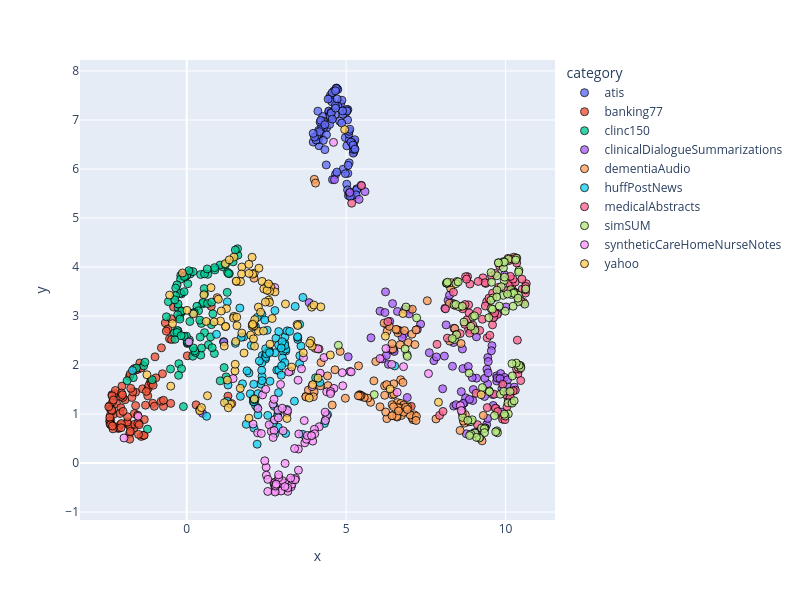

The cell this chart's notebook holds for it:
### Code cell
dimensionality_reduction_plots(file_paths="./outputsTest/*/mean_model_zero_shot_classification.csv")

### Figure 1 — Plotly figure (JSON) as saved in the notebook; plotly's stock layout.template omitted (floating-point values rounded to 4 significant figures)
{"data": [{"customdata": [["atis_199"], ["atis_12"], ["atis_115"], ["atis_276"], ["atis_188"], ["atis_137"], ["atis_177"], ["atis_106"], ["atis_100"], ["atis_267"], ["atis_112"], ["atis_126"], ["atis_120"], ["atis_239"], ["atis_101"], ["atis_153"], ["atis_13"], ["atis_101"], ["atis_136"], ["atis_212"], ["atis_230"], ["atis_112"], ["atis_122"], ["atis_156"], ["atis_232"], ["atis_3"], ["atis_171"], ["atis_187"], ["atis_151"], ["atis_10"], ["atis_154"], ["atis_425"], ["atis_185"], ["atis_25"], ["atis_148"], ["atis_134"], ["atis_188"], ["atis_193"], ["atis_129"], ["atis_109"], ["atis_180"], ["atis_275"], ["atis_124"], ["atis_10"], ["atis_210"], ["atis_118"], ["atis_206"], ["atis_138"], ["atis_15"], ["atis_227"], ["atis_13"], ["atis_218"], ["atis_20"], ["atis_150"], ["atis_110"], ["atis_164"], ["atis_116"], ["atis_152"], ["atis_132"], ["atis_144"], ["atis_128"], ["atis_117"], ["atis_217"], ["atis_17"], ["atis_168"], ["atis_15"], ["atis_10"], ["atis_100"], ["atis_130"], ["atis_111"], ["atis_150"], ["atis_544"], ["atis_145"], ["atis_108"], ["atis_270"], ["atis_209"], ["atis_118"], ["atis_117"], ["atis_304"], ["atis_128"], ["atis_101"], ["atis_210"], ["atis_204"], ["atis_157"], ["atis_11"], ["atis_268"], ["atis_116"], ["atis_148"], ["atis_112"], ["atis_198"], ["atis_125"], ["atis_0"], ["atis_128"], ["atis_129"], ["atis_199"], ["atis_105"], ["atis_257"], ["atis_108"], ["atis_153"], ["atis_11"]], "hovertemplate": "category=atis<br>x=%{x}<br>y=%{y}<br>doc_id=%{customdata[0]}<extra></extra>", "legendgroup": "atis", "marker": {"color": "#636efa", "line": {"color": "black", "width": 1}, "opacity": 0.8, "size": 8, "symbol": "circle"}, "mode": "markers", "name": "atis", "orientation": "v", "showlegend": true, "type": "scatter", "x": [5.069, 4.146, 4.136, 4.282, 5.252, 4.519, 4.262, 4.828, 5.054, 4.981, 4.393, 4.655, 5.021, 4.505, 5.158, 5.174, 5.242, 4.268, 4.974, 5.222, 4.288, 5.052, 4.457, 4.486, 4.114, 4.123, 4.376, 3.967, 5.331, 5.101, 4.453, 4.522, 5.082, 4.554, 4.868, 4.494, 5.271, 4.682, 4.136, 4.209, 4.797, 4.694, 4.265, 5.253, 4.382, 5.093, 4.534, 5.333, 4.231, 5.312, 4.716, 4.665, 4.904, 5.018, 5.223, 5.044, 5.009, 4.125, 4.063, 5.094, 4.333, 4.903, 4.183, 4.057, 4.611, 4.976, 4.74, 4.57, 5.044, 4.481, 4.089, 4.202, 5.192, 4.285, 4.661, 4.709, 5.253, 5.151, 5.028, 5.114, 4.006, 5.214, 5.062, 5.098, 5.133, 4.86, 4.331, 4.159, 4.565, 4.561, 5.278, 5.471, 4.736, 3.965, 4.689, 4.434, 4.888, 4.666, 4.666, 4.718], "xaxis": "x", "y": [5.458, 6.476, 6.788, 6.825, 6.555, 7.035, 7.072, 7.333, 7.212, 7.139, 6.849, 7.11, 6.472, 7.502, 5.515, 5.448, 6.347, 6.914, 6.641, 6.323, 6.833, 5.911, 7.169, 7.439, 7.18, 6.615, 6.083, 6.55, 5.595, 6.602, 7.182, 7.153, 6.713, 7.37, 7.403, 7.081, 6.597, 7.612, 6.658, 6.735, 6.977, 7.653, 6.978, 6.405, 6.697, 6.769, 7.141, 5.575, 6.872, 5.473, 7.635, 5.89, 5.995, 5.69, 6.4, 7.001, 7.214, 6.597, 6.642, 6.125, 6.395, 7.118, 6.957, 6.59, 7.591, 5.905, 7.286, 5.783, 5.574, 6.909, 6.687, 6.992, 6.525, 6.584, 7.298, 5.936, 6.434, 6.55, 7.183, 6.812, 6.653, 6.488, 6.075, 5.504, 5.436, 6.939, 6.906, 6.762, 7.017, 7.556, 6.405, 5.667, 7.623, 6.726, 7.645, 7.426, 7.185, 7.596, 7.241, 7.43], "yaxis": "y"}, {"customdata": [["atis_303"], ["atis_171"], ["atis_196"], ["atis_294"], ["atis_199"], ["atis_146"], ["atis_243"], ["atis_116"], ["atis_119"], ["atis_297"], ["atis_275"], ["atis_159"], ["atis_299"], ["atis_245"], ["atis_146"], ["atis_194"], ["atis_143"], ["atis_170"], ["atis_15"], ["atis_283"], ["atis_234"], ["atis_220"], ["atis_222"], ["atis_211"], ["atis_410"], ["atis_343"], ["atis_196"], ["atis_252"], ["atis_166"], ["atis_271"], ["atis_223"], ["atis_475"], ["atis_216"], ["atis_289"], ["atis_15"], ["atis_15"], ["atis_239"], ["atis_372"], ["atis_185"], ["atis_22"], ["atis_236"], ["atis_276"], ["atis_130"], ["atis_133"], ["atis_249"], ["atis_155"], ["atis_249"], ["atis_176"], ["atis_249"], ["atis_257"], ["atis_168"], ["atis_290"], ["atis_27"], ["atis_200"], ["atis_215"], ["atis_18"], ["atis_146"], ["atis_158"], ["atis_151"], ["atis_189"], ["atis_225"], ["atis_233"], ["atis_255"], ["atis_239"], ["atis_221"], ["atis_161"], ["atis_126"], ["atis_148"], ["atis_154"], ["atis_118"], ["atis_297"], ["atis_586"], ["atis_195"], ["atis_128"], ["atis_303"], ["atis_305"], ["atis_283"], ["atis_169"], ["atis_314"], ["atis_196"], ["atis_246"], ["atis_259"], ["atis_271"], ["atis_182"], ["atis_380"], ["atis_330"], ["atis_173"], ["atis_383"], ["atis_359"], ["atis_334"], ["atis_136"], ["atis_134"], ["atis_158"], ["atis_144"], ["atis_216"], ["atis_208"], ["atis_271"], ["atis_166"], ["atis_211"], ["atis_24"]], "hovertemplate": "category=banking77<br>x=%{x}<br>y=%{y}<br>doc_id=%{customdata[0]}<extra></extra>", "legendgroup": "banking77", "marker": {"color": "#EF553B", "line": {"color": "black", "width": 1}, "opacity": 0.8, "size": 8, "symbol": "circle"}, "mode": "markers", "name": "banking77", "orientation": "v", "showlegend": true, "type": "scatter", "x": [-1.825, -1.384, -0.7943, -1.331, -2.085, -2.414, -2.032, -1.863, -2.382, -1.065, -1.424, -1.292, -2.399, -2.295, -2.255, -2.419, -1.937, -2.395, -1.605, -1.66, -2.142, -1.017, -2.202, -1.504, -2.003, -1.764, -1.126, -2.404, -0.6716, -2.337, -1.862, -0.5026, -1.204, -1.222, -0.7608, 0.01803, -1.722, 1.292, 0.7685, -0.479, -2.323, -2.067, -1.355, -1.79, -1.77, -1.787, -0.5898, -1.597, -2.153, -1.629, -0.9953, -2.344, -2.355, -2.329, -0.7313, -2.055, -1.131, -2.051, -0.5392, -1.54, -1.691, -2.092, -1.756, -1.335, -1.191, -0.4124, -2.413, -2.059, -1.47, -0.9674, -1.643, -1.795, 0.2932, -2.446, -2.382, -2.238, -1.534, -1.854, -1.429, -2.343, -2.042, -1.264, -1.541, -2.016, -0.7996, -0.4764, -0.6414, -0.729, -1.101, -1.603, 7.039, -1.491, -1.513, -2.312, -1.772, -2.331, -1.053, -1.648, -2.3, -1.998], "xaxis": "x", "y": [0.7811, 1.515, 2.351, 0.888, 0.7761, 1.171, 1.57, 0.811, 0.8632, 1.22, 0.5435, 1.181, 0.9665, 0.9965, 1.417, 0.8574, 1.293, 1.1, 1.445, 0.7115, 0.7049, 1.158, 1.214, 0.809, 1.337, 0.7332, 1.659, 0.7962, 2.86, 1.068, 0.836, 1.218, 1.528, 1.371, 1.822, 2.189, 1.337, 1.365, 3.196, 2.943, 1.25, 1.129, 0.5647, 0.6074, 0.6453, 0.4872, 2.734, 1.901, 0.7252, 0.7917, 2.167, 1.394, 1.079, 0.7611, 1.156, 1.362, 1.669, 0.8057, 2.535, 1.912, 1.452, 1.012, 1.525, 0.5668, 1.582, 3.184, 0.929, 0.7208, 2.042, 1.739, 1.009, 1.767, 1.188, 1.149, 0.7821, 1.481, 0.814, 0.9432, 1.94, 1.371, 1.428, 1.462, 0.9779, 1.394, 1.262, 2.52, 2.692, 1.281, 1.624, 1.172, 1.157, 0.7826, 0.585, 0.6977, 1.817, 0.7556, 1.589, 1.928, 1.286, 1.053], "yaxis": "y"}, {"customdata": [["atis_356"], ["atis_200"], ["atis_317"], ["atis_361"], ["atis_220"], ["atis_246"], ["atis_305"], ["atis_122"], ["atis_220"], ["atis_520"], ["atis_297"], ["atis_181"], ["atis_309"], ["atis_378"], ["atis_247"], ["atis_234"], ["atis_189"], ["atis_226"], ["atis_156"], ["atis_34"], ["atis_253"], ["atis_299"], ["atis_290"], ["atis_252"], ["atis_418"], ["atis_360"], ["atis_256"], ["atis_320"], ["atis_315"], ["atis_28"], ["atis_249"], ["atis_559"], ["atis_251"], ["atis_297"], ["atis_305"], ["atis_20"], ["atis_426"], ["atis_376"], ["atis_233"], ["atis_220"], ["atis_256"], ["atis_279"], ["atis_164"], ["atis_298"], ["atis_270"], ["atis_185"], ["atis_251"], ["atis_280"], ["atis_368"], ["atis_265"], ["atis_201"], ["atis_436"], ["atis_337"], ["atis_273"], ["atis_394"], ["atis_220"], ["atis_32"], ["atis_18"], ["atis_242"], ["atis_229"], ["atis_292"], ["atis_261"], ["atis_317"], ["atis_274"], ["atis_277"], ["atis_207"], ["atis_141"], ["atis_268"], ["atis_165"], ["atis_191"], ["atis_318"], ["atis_642"], ["atis_369"], ["atis_155"], ["atis_347"], ["atis_344"], ["atis_487"], ["atis_174"], ["atis_321"], ["atis_230"], ["atis_274"], ["atis_372"], ["atis_282"], ["atis_2"], ["atis_405"], ["atis_349"], ["atis_209"], ["atis_395"], ["atis_389"], ["atis_389"], ["atis_258"], ["atis_200"], ["atis_197"], ["atis_239"], ["atis_230"], ["atis_240"], ["atis_325"], ["atis_223"], ["atis_286"], ["atis_259"]], "hovertemplate": "category=clinc150<br>x=%{x}<br>y=%{y}<br>doc_id=%{customdata[0]}<extra></extra>", "legendgroup": "clinc150", "marker": {"color": "#00cc96", "line": {"color": "black", "width": 1}, "opacity": 0.8, "size": 8, "symbol": "circle"}, "mode": "markers", "name": "clinc150", "orientation": "v", "showlegend": true, "type": "scatter", "x": [0.4403, 0.1153, -1.351, -1.577, 1.336, -0.1672, -0.5094, -0.3682, 1.604, -0.2736, -0.2476, 0.4651, 0.1894, -0.5758, -0.1878, 1.27, -0.0458, -0.04849, -0.1928, 0.2702, 0.5553, 1.235, 1.594, 0.4956, -0.3033, 1.141, 0.08319, 0.1076, 0.5574, -0.1784, -0.1607, 0.248, -0.3462, -0.1629, 0.09815, -0.2728, -0.197, 1.525, 0.4594, 0.8194, 1.047, 1.214, 0.209, 0.5477, 0.4103, -1.086, -0.3508, 0.51, 0.7499, 0.7742, -0.08262, 0.6593, 0.4358, -1.678, -1.231, 0.03515, 0.8843, 0.8663, 0.003895, 0.3191, -1.869, 0.1971, -0.2559, 1.173, -0.1035, -0.6366, 0.02532, -0.008922, 1.28, 0.01486, 0.3697, 0.8755, 4.042, -0.2252, 0.06575, -0.3848, -0.1545, -0.2723, 1.05, 0.4228, 0.6806, 0.5582, 1.311, -0.07396, 1.154, -1.311, -0.3756, 0.02817, 0.6438, -0.2833, -0.2164, 1.455, -0.2919, 0.2356, 0.7981, -0.07784, 0.6503, -0.3077, -0.1756, 0.7816], "xaxis": "x", "y": [2.202, 3.896, 1.983, 1.938, 3.865, 3.452, 1.92, 2.526, 4.241, 2.696, 2.028, 2.347, 2.18, 3.293, 3.828, 3.483, 3.817, 3.783, 3.752, 2.256, 3.452, 1.758, 4.372, 3.247, 3.636, 4.002, 2.511, 3.859, 2.661, 3.099, 3.079, 2.29, 3.572, 1.925, 2.889, 3.172, 3.466, 4.348, 2.849, 3.045, 4.04, 4.048, 2.348, 3.559, 2.917, 1.7, 3.415, 3.277, 2.574, 2.824, 3.496, 3.85, 3.847, 1.743, 0.6928, 3.659, 3.941, 2.235, 3.835, 3.198, 1.681, 3.906, 1.791, 1.948, 1.152, 2.984, 2.438, 2.589, 3.892, 2.456, 3.109, 3.987, 1.741, 2.984, 3.925, 2.659, 3.102, 3.245, 1.677, 2.572, 2.415, 3.863, 3.868, 3.807, 2.477, 2.058, 3.33, 2.473, 3.961, 3.026, 2.938, 4.105, 2.704, 3.071, 2.354, 2.583, 3.254, 2.665, 2.6, 3.283], "yaxis": "y"}, {"customdata": [["atis_36"], ["atis_223"], ["atis_421"], ["atis_394"], ["atis_24"], ["atis_385"], ["atis_316"], ["atis_187"], ["atis_313"], ["atis_547"], ["atis_337"], ["atis_227"], ["atis_324"], ["atis_463"], ["atis_361"], ["atis_294"], ["atis_206"], ["atis_28"], ["atis_239"], ["atis_39"], ["atis_261"], ["atis_313"], ["atis_457"], ["atis_360"], ["atis_453"], ["atis_398"], ["atis_430"], ["atis_324"], ["atis_357"], ["atis_335"], ["atis_269"], ["atis_562"], ["atis_26"], ["atis_409"], ["atis_32"], ["atis_241"], ["atis_488"], ["atis_407"], ["atis_447"], ["atis_235"], ["atis_292"], ["atis_303"], ["atis_252"], ["atis_347"], ["atis_386"], ["atis_325"], ["atis_311"], ["atis_437"], ["atis_417"], ["atis_356"], ["atis_210"], ["atis_455"], ["atis_404"], ["atis_336"], ["atis_396"], ["atis_239"], ["atis_42"], ["atis_379"], ["atis_38"], ["atis_317"], ["atis_338"], ["atis_304"], ["atis_454"], ["atis_300"], ["atis_304"], ["atis_254"], ["atis_237"], ["atis_345"], ["atis_188"], ["atis_246"], ["atis_389"], ["atis_645"], ["atis_407"], ["atis_21"], ["atis_355"], ["atis_367"], ["atis_488"], ["atis_318"], ["atis_334"], ["atis_276"], ["atis_427"], ["atis_412"], ["atis_302"], ["atis_27"], ["atis_441"], ["atis_397"], ["atis_276"], ["atis_468"], ["atis_430"], ["atis_398"], ["atis_310"], ["atis_213"], ["atis_224"], ["atis_381"], ["atis_237"], ["atis_288"], ["atis_338"], ["atis_326"], ["atis_300"], ["atis_337"]], "hovertemplate": "category=clinicalDialogueSummarizations<br>x=%{x}<br>y=%{y}<br>doc_id=%{customdata[0]}<extra></extra>", "legendgroup": "clinicalDialogueSummarizations", "marker": {"color": "#ab63fa", "line": {"color": "black", "width": 1}, "opacity": 0.8, "size": 8, "symbol": "circle"}, "mode": "markers", "name": "clinicalDialogueSummarizations", "orientation": "v", "showlegend": true, "type": "scatter", "x": [10.07, 9.718, 8.334, 9.594, 9.169, 9.414, 9.435, 8.767, 9.134, 6.367, 8.026, 9.35, 9.09, 8.375, 9.768, 6.488, 9.025, 8.366, 7.334, 5.405, 9.406, 8.97, 6.276, 9.341, 6.61, 8.705, 5.063, 9.363, 9.747, 9.845, 9.854, 8.447, 6.061, 6.916, 6.809, 10.07, 8.135, 9.573, 9.887, 8.659, 9.965, 10.27, 7.751, 6.13, 10.26, 0.415, 6.997, 8.095, 8.197, 9.442, 9.451, 6.216, 9.719, 8.746, 7.23, 9.885, 3.839, 6.505, 8.24, 4.525, 9.621, 9.736, 7.608, 6.837, 8.646, 6.326, 6.402, 5.779, 8.343, 9.968, 9.554, 9.824, 6.974, 10.06, 8.61, 8.829, 5.591, 6.455, 8.83, 7.831, 9.085, 6.234, 9.457, 8.633, 1.164, 5.114, 8.669, 8.952, 8.867, 9.439, 6.755, 6.259, 8.08, 8.382, 9.61, 0.4956, 10.02, 6.663, 4.633, 8.986], "xaxis": "x", "y": [1.443, 1.779, 1.975, 1.4, 0.6608, 1.913, 1.614, 0.5975, 0.5643, 2.891, 1.516, 1.73, 1.732, 1.162, 1.729, 2.306, 0.6221, 2.46, 2.836, 5.38, 0.7848, 1.275, 2.827, 1.359, 3.094, 1.228, 2.168, 0.7162, 3.055, 1.825, 1.708, 1.191, 3.1, 1.338, 2.629, 1.564, 2.819, 2.395, 1.04, 1.927, 1.748, 1.55, 2.09, 2.125, 3.501, 1.086, 3.123, 3.158, 3.32, 2.153, 1.841, 3.071, 1.675, 1.331, 2.724, 1.52, 3.274, 2.277, 3.425, 1.456, 2.973, 1.736, 2.251, 3.133, 2.328, 2.014, 2.316, 2.556, 3.259, 3.842, 2.291, 1.723, 3.044, 1.699, 1.457, 0.8418, 5.539, 3.254, 1.971, 2.166, 2.575, 3.493, 2.072, 1.09, 2.469, 5.521, 1.218, 1.745, 1.299, 0.91, 2.561, 2.195, 2.183, 2.751, 1.175, 1.016, 3.185, 2.705, 5.781, 1.5], "yaxis": "y"}, {"customdata": [["atis_405"], ["atis_232"], ["atis_424"], ["atis_402"], ["atis_364"], ["atis_416"], ["atis_365"], ["atis_288"], ["atis_316"], ["atis_553"], ["atis_403"], ["atis_380"], ["atis_329"], ["atis_488"], ["atis_364"], ["atis_386"], ["atis_284"], ["atis_280"], ["atis_392"], ["atis_428"], ["atis_447"], ["atis_441"], ["atis_474"], ["atis_510"], ["atis_467"], ["atis_512"], ["atis_44"], ["atis_338"], ["atis_537"], ["atis_405"], ["atis_325"], ["atis_57"], ["atis_298"], ["atis_455"], ["atis_424"], ["atis_473"], ["atis_514"], ["atis_448"], ["atis_46"], ["atis_280"], ["atis_420"], ["atis_316"], ["atis_352"], ["atis_479"], ["atis_397"], ["atis_391"], ["atis_456"], ["atis_525"], ["atis_554"], ["atis_383"], ["atis_32"], ["atis_513"], ["atis_407"], ["atis_348"], ["atis_428"], ["atis_244"], ["atis_490"], ["atis_41"], ["atis_525"], ["atis_523"], ["atis_351"], ["atis_334"], ["atis_464"], ["atis_421"], ["atis_320"], ["atis_278"], ["atis_386"], ["atis_351"], ["atis_228"], ["atis_289"], ["atis_563"], ["atis_646"], ["atis_451"], ["atis_381"], ["atis_368"], ["atis_400"], ["atis_526"], ["atis_360"], ["atis_401"], ["atis_478"], ["atis_469"], ["atis_422"], ["atis_353"], ["atis_279"], ["atis_467"], ["atis_503"], ["atis_285"], ["atis_469"], ["atis_465"], ["atis_494"], ["atis_516"], ["atis_264"], ["atis_243"], ["atis_392"], ["atis_250"], ["atis_325"], ["atis_454"], ["atis_403"], ["atis_34"], ["atis_388"]], "hovertemplate": "category=dementiaAudio<br>x=%{x}<br>y=%{y}<br>doc_id=%{customdata[0]}<extra></extra>", "legendgroup": "dementiaAudio", "marker": {"color": "#FFA15A", "line": {"color": "black", "width": 1}, "opacity": 0.8, "size": 8, "symbol": "circle"}, "mode": "markers", "name": "dementiaAudio", "orientation": "v", "showlegend": true, "type": "scatter", "x": [6.734, 6.462, 7.063, 8.572, 4.189, 4.65, 7.094, 8.737, 4.432, 9.262, 4.562, 6.605, 7.139, 6.622, 4.001, 8.711, 5.452, 5.389, 5.766, 4.812, 6.492, 6.799, 5.868, 4.038, 6.205, 6.46, 7.544, 5.422, 4.151, 3.74, 5.525, 1.412, 6.71, -0.1344, 7.074, 6.285, 5.678, 7.074, 6.439, 6.209, 6.442, 6.693, 6.276, 6.925, 4.212, 2.11, 8.274, 6.712, 6.24, 0.9571, 4.975, 8.295, 6.606, 6.804, 5.424, 7.007, 5.929, 7.816, 6.687, 6.951, 6.273, 3.952, 6.356, 7.19, 8.639, 7.156, 6.445, 4.415, 5.568, 8.246, 6.597, 6.583, 4.032, 6.81, 5.467, 7.204, 6.061, 8.603, 5.435, 6.863, 6.626, 6.564, 6.437, 6.781, 5.381, 9.301, 3.816, 8.676, 6.485, 3.996, 6.5, 3.971, 6.828, 3.734, 6.191, 8.241, 6.642, 7.189, 8.407, 6.92], "xaxis": "x", "y": [0.972, 2.326, 2.629, 0.6647, 1.577, 1.904, 0.8858, 0.9892, 1.58, 0.4536, 1.184, 1.235, 0.9833, 2.658, 5.789, 0.8153, 1.366, 1.984, 1.239, 2.278, 1.616, 1.163, 1.678, 5.713, 1.575, 0.9686, 3.312, 1.396, 2.328, 1.36, 1.358, 1.214, 1.7, 3.877, 0.9223, 2.692, 1.326, 3.139, 2.437, 1.383, 1.191, 2.414, 0.9071, 1.147, 2.051, 3.772, 3.568, 1.217, 1.042, 3.375, 1.323, 3.681, 2.717, 1.185, 1.384, 0.9809, 2.071, 0.9002, 1.129, 2.458, 1.601, 1.594, 2.789, 2.717, 1.011, 2.418, 1.391, 1.779, 1.338, 2.49, 0.938, 0.9521, 2.341, 1.037, 1.38, 0.9539, 1.149, 2.439, 1.369, 1.139, 1.128, 2.729, 0.9657, 1.645, 1.372, 0.9716, 1.488, 0.856, 1.149, 1.451, 1.406, 1.353, 2.702, 1.351, 2.855, 3.259, 1.065, 0.8688, 2.746, 1.094], "yaxis": "y"}, {"customdata": [["atis_434"], ["atis_29"], ["atis_510"], ["atis_407"], ["atis_392"], ["atis_641"], ["atis_455"], ["atis_305"], ["atis_432"], ["atis_578"], ["atis_413"], ["atis_46"], ["atis_34"], ["atis_52"], ["atis_368"], ["atis_445"], ["atis_345"], ["atis_338"], ["atis_487"], ["atis_438"], ["atis_493"], ["atis_493"], ["atis_486"], ["atis_523"], ["atis_620"], ["atis_518"], ["atis_443"], ["atis_541"], ["atis_612"], ["atis_460"], ["atis_392"], ["atis_587"], ["atis_307"], ["atis_482"], ["atis_466"], ["atis_504"], ["atis_54"], ["atis_478"], ["atis_481"], ["atis_338"], ["atis_443"], ["atis_323"], ["atis_388"], ["atis_533"], ["atis_505"], ["atis_543"], ["atis_50"], ["atis_547"], ["atis_577"], ["atis_405"], ["atis_356"], ["atis_538"], ["atis_408"], ["atis_392"], ["atis_490"], ["atis_374"], ["atis_543"], ["atis_422"], ["atis_577"], ["atis_529"], ["atis_410"], ["atis_424"], ["atis_470"], ["atis_471"], ["atis_382"], ["atis_335"], ["atis_458"], ["atis_410"], ["atis_258"], ["atis_293"], ["atis_567"], ["atis_692"], ["atis_475"], ["atis_384"], ["atis_375"], ["atis_607"], ["atis_538"], ["atis_399"], ["atis_48"], ["atis_546"], ["atis_495"], ["atis_462"], ["atis_507"], ["atis_425"], ["atis_552"], ["atis_524"], ["atis_360"], ["atis_545"], ["atis_472"], ["atis_511"], ["atis_602"], ["atis_294"], ["atis_369"], ["atis_469"], ["atis_327"], ["atis_389"], ["atis_476"], ["atis_443"], ["atis_350"], ["atis_391"]], "hovertemplate": "category=huffPostNews<br>x=%{x}<br>y=%{y}<br>doc_id=%{customdata[0]}<extra></extra>", "legendgroup": "huffPostNews", "marker": {"color": "#19d3f3", "line": {"color": "black", "width": 1}, "opacity": 0.8, "size": 8, "symbol": "circle"}, "mode": "markers", "name": "huffPostNews", "orientation": "v", "showlegend": true, "type": "scatter", "x": [2.208, 2.797, 3.069, 2.768, 1.95, 2.108, 2.47, 2.877, 4.348, 0.9334, 2.022, 2.157, 1.785, 2.141, 2.088, 3.106, 2.323, 2.356, 2.766, 2.358, 1.994, 3.144, 2.584, 2.826, 6.521, 3.027, 3.54, 1.666, 1.683, 1.273, 2.234, 2.371, 1.267, 2.866, 2.886, 3.547, 3.582, -1.702, 3.484, 4.319, 4.417, 0.1789, 2.209, 3.484, 1.89, 2.879, 2.156, 2.885, 3.002, 2.462, 2.101, 2.541, 1.528, 2.574, 2.449, 2.521, 1.867, 2.766, 3.11, 3.076, 3.08, 3.635, 2.586, 2.476, 2.502, 2.871, 3.645, 3.075, 2.743, 1.71, 1.295, 2.476, 4.174, 2.596, 2.71, 2.362, 2.992, 2.522, 0.6246, 3.103, 2.61, 2.841, 2.089, 2.963, 3.541, 2.975, 3.474, 1.749, 2.362, 2.351, 2.102, 2.965, 3.377, 3.152, 2.115, 3.228, 2.237, 3.401, 2.278, 2.213], "xaxis": "x", "y": [1.131, 2.546, 2.446, 0.6, 1.837, 0.7133, 2.122, 1.437, 0.8717, 2.626, 2.4, 1.176, 2.575, 1.294, 1.325, 2.285, 1.611, 2.044, 2.25, 3.031, 1.414, 1.094, 2.287, 1.897, 1.982, 2.284, 2.029, 3.163, 1.361, 3.29, 0.9841, 2.194, 1.263, 1.018, 1.896, 2.191, 2.389, 1.89, 2.523, 0.8081, 0.9891, 3.06, 0.3849, 2.565, 1.882, 2.41, 2.785, 2.683, 2.145, 2.18, 1.608, 0.973, 2.442, 2.291, 2.919, 2.249, 0.7902, 3.112, 2.324, 2.4, 2.571, 0.5864, 2.275, 2.156, 2.229, 0.7306, 3.379, 2.051, 1.16, 2.566, 1.593, 2.333, 1.642, 2.252, 0.8136, 1.766, 2.477, 2.71, 0.954, 0.6042, 1.67, 0.9584, 1.252, 2.35, 2.831, 1.984, 2.578, 1.617, 1.682, 1.894, 1.251, 1.793, 1.263, 2.698, 1.293, 2.687, 1.417, 3.196, 2.083, 2.972], "yaxis": "y"}, {"customdata": [["atis_436"], ["atis_387"], ["atis_524"], ["atis_469"], ["atis_441"], ["atis_643"], ["atis_493"], ["atis_372"], ["atis_446"], ["atis_636"], ["atis_514"], ["atis_614"], ["atis_364"], ["atis_582"], ["atis_459"], ["atis_454"], ["atis_622"], ["atis_382"], ["atis_488"], ["atis_487"], ["atis_609"], ["atis_524"], ["atis_539"], ["atis_647"], ["atis_655"], ["atis_605"], ["atis_455"], ["atis_58"], ["atis_658"], ["atis_521"], ["atis_422"], ["atis_599"], ["atis_426"], ["atis_531"], ["atis_470"], ["atis_545"], ["atis_597"], ["atis_498"], ["atis_535"], ["atis_396"], ["atis_502"], ["atis_389"], ["atis_475"], ["atis_580"], ["atis_52"], ["atis_593"], ["atis_656"], ["atis_574"], ["atis_630"], ["atis_439"], ["atis_415"], ["atis_660"], ["atis_479"], ["atis_537"], ["atis_512"], ["atis_379"], ["atis_618"], ["atis_482"], ["atis_673"], ["atis_573"], ["atis_426"], ["atis_483"], ["atis_479"], ["atis_530"], ["atis_413"], ["atis_40"], ["atis_586"], ["atis_551"], ["atis_356"], ["atis_378"], ["atis_586"], ["atis_694"], ["atis_483"], ["atis_568"], ["atis_395"], ["atis_621"], ["atis_57"], ["atis_536"], ["atis_558"], ["atis_599"], ["atis_521"], ["atis_478"], ["atis_595"], ["atis_540"], ["atis_6"], ["atis_531"], ["atis_385"], ["atis_581"], ["atis_603"], ["atis_517"], ["atis_614"], ["atis_384"], ["atis_48"], ["atis_495"], ["atis_410"], ["atis_489"], ["atis_522"], ["atis_491"], ["atis_527"], ["atis_439"]], "hovertemplate": "category=medicalAbstracts<br>x=%{x}<br>y=%{y}<br>doc_id=%{customdata[0]}<extra></extra>", "legendgroup": "medicalAbstracts", "marker": {"color": "#FF6692", "line": {"color": "black", "width": 1}, "opacity": 0.8, "size": 8, "symbol": "circle"}, "mode": "markers", "name": "medicalAbstracts", "orientation": "v", "showlegend": true, "type": "scatter", "x": [8.881, 8.807, 10.56, 8.745, 10.2, 10.31, 9.378, 10.1, 10.52, 8.777, 8.421, 10.38, 9.117, 10.09, 9.045, 9.904, 10.43, 9.741, 10.35, 9.914, 8.839, 9.406, 9.904, 8.925, 7.849, 8.115, 9.422, 8.795, 8.874, 10.1, 10.25, 10.19, 10.47, 9.271, 9.59, 8.854, 10.34, 9.708, 10.2, 9.478, 10.01, 9.593, 9.916, 10.62, 10.16, 8.652, 9.979, 9.29, 8.84, 9.365, 9.353, 7.93, 10.13, 5.173, 10.08, 9.56, 9.645, 10.35, 9.138, 10.47, 10.63, 8.453, 10.46, 9.425, 10.3, 10.24, 10.3, 9.118, 10.24, 9.783, 10.21, 10.01, 8.727, 9.074, 10.37, 8.972, 10.15, 10.65, 5.481, 9.679, 6.309, 8.037, 9.623, 8.576, 9.656, 8.175, 9.813, 10.05, 8.722, 10.47, 10.15, 9.592, 10.51, 10.19, 9.754, 9.676, 9.506, 8.365, 9.188, 10.63], "xaxis": "x", "y": [3.652, 3.804, 3.28, 3.803, 3.636, 1.487, 3.665, 4.128, 3.55, 3.754, 3.216, 1.818, 3.094, 1.289, 2.729, 0.9509, 1.915, 3.031, 4.084, 1.607, 2.73, 3.293, 0.8963, 2.717, 2.422, 3.147, 2.554, 2.928, 2.651, 1.442, 4.201, 3.481, 1.973, 2.935, 2.821, 3.064, 1.923, 1.109, 3.506, 3.365, 1.394, 3.033, 4.093, 3.469, 1.438, 3.149, 0.8852, 3.779, 3.228, 3.204, 3.681, 0.9726, 3.662, 5.302, 4.177, 3.82, 1.405, 4.181, 3.706, 3.313, 3.534, 2.625, 1.988, 1.132, 3.474, 1.472, 3.693, 0.7835, 3.753, 3.586, 4.158, 3.517, 3.235, 1.424, 2.508, 2.813, 1.338, 3.66, 5.661, 1.119, 2.886, 1.053, 2.967, 2.641, 3.061, 2.55, 4.026, 1.149, 2.832, 1.683, 3.81, 3.468, 3.753, 1.241, 1.051, 3.87, 2.607, 3.486, 2.707, 3.603], "yaxis": "y"}, {"customdata": [["atis_533"], ["atis_406"], ["atis_539"], ["atis_536"], ["atis_468"], ["atis_662"], ["atis_503"], ["atis_584"], ["atis_495"], ["atis_651"], ["atis_615"], ["atis_629"], ["atis_5"], ["atis_698"], ["atis_66"], ["atis_497"], ["atis_624"], ["atis_482"], ["atis_514"], ["atis_6"], ["atis_610"], ["atis_592"], ["atis_557"], ["atis_692"], ["atis_716"], ["atis_698"], ["atis_575"], ["atis_6"], ["atis_714"], ["atis_593"], ["atis_502"], ["atis_643"], ["atis_501"], ["atis_59"], ["atis_575"], ["atis_637"], ["atis_600"], ["atis_523"], ["atis_628"], ["atis_432"], ["atis_572"], ["atis_470"], ["atis_481"], ["atis_590"], ["atis_579"], ["atis_680"], ["atis_691"], ["atis_616"], ["atis_64"], ["atis_494"], ["atis_503"], ["atis_663"], ["atis_512"], ["atis_561"], ["atis_538"], ["atis_402"], ["atis_688"], ["atis_510"], ["atis_680"], ["atis_603"], ["atis_496"], ["atis_612"], ["atis_55"], ["atis_570"], ["atis_533"], ["atis_518"], ["atis_587"], ["atis_65"], ["atis_436"], ["atis_52"], ["atis_588"], ["atis_701"], ["atis_554"], ["atis_581"], ["atis_527"], ["atis_648"], ["atis_624"], ["atis_575"], ["atis_588"], ["atis_612"], ["atis_685"], ["atis_64"], ["atis_656"], ["atis_564"], ["atis_613"], ["atis_617"], ["atis_622"], ["atis_675"], ["atis_610"], ["atis_617"], ["atis_624"], ["atis_385"], ["atis_634"], ["atis_611"], ["atis_626"], ["atis_527"], ["atis_523"], ["atis_558"], ["atis_645"], ["atis_50"]], "hovertemplate": "category=simSUM<br>x=%{x}<br>y=%{y}<br>doc_id=%{customdata[0]}<extra></extra>", "legendgroup": "simSUM", "marker": {"color": "#B6E880", "line": {"color": "black", "width": 1}, "opacity": 0.8, "size": 8, "symbol": "circle"}, "mode": "markers", "name": "simSUM", "orientation": "v", "showlegend": true, "type": "scatter", "x": [9.473, 8.397, 9.544, 8.915, 10.6, 10.09, 9.037, 8.973, 8.383, 8.695, 10.08, 8.858, 9.932, 6.905, 9.025, 9.351, 9.725, 9.956, 9.559, 9.836, 6.848, 9.245, 10.08, 10.17, 10.4, 9.587, 8.546, 10.34, 9.942, 8.474, 8.952, 8.441, 9.602, 10.18, 8.91, 6.875, 9.545, 8.464, 4.756, 10.42, 8.328, 8.651, 9.489, 8.441, 9.273, 10.21, 8.164, 9.987, 10.2, 10.25, 9.65, 9.333, 7.21, 9.968, 9.728, 8.643, 10.48, 8.815, 10.14, 9.196, 6.918, 9.939, 10.43, 9.338, 5.881, 9.926, 9.493, 10.4, 9.744, 9.175, 8.515, 10.25, 9.04, 10.32, 9.864, 10.41, 9.54, 8.911, 9.988, 10.4, 9.959, 10.63, 9.781, 10.24, 9.728, 9.963, 10.39, 9.774, 8.145, 10.27, 8.151, 10.33, 9.688, 9.086, 10.2, 8.871, 9.805, 9.723, 8.176, 10.06], "xaxis": "x", "y": [2.966, 2.519, 3.154, 0.8459, 3.244, 4.158, 2.711, 2.983, 3.226, 2.878, 1.003, 1.836, 3.982, 2.214, 3.005, 0.7173, 3.822, 3.723, 3.689, 1.404, 2.33, 0.7147, 1.228, 3.538, 1.955, 3.139, 3.188, 4.18, 1.464, 3.705, 0.8826, 3.237, 3.367, 3.44, 2.789, 3.184, 3.887, 2.617, 2.403, 3.932, 2.541, 0.9317, 1.471, 3.66, 1.54, 1.777, 3.665, 0.9588, 1.222, 3.48, 0.9685, 0.6981, 2.963, 3.794, 0.6575, 3.2, 1.942, 0.8712, 1.462, 0.5264, 2.178, 4.111, 1.996, 0.621, 1.398, 3.422, 1.456, 3.425, 0.6175, 0.5113, 3.697, 3.464, 0.6134, 4.142, 3.598, 3.898, 3.322, 0.5892, 3.1, 3.294, 0.997, 3.554, 4.087, 3.2, 3.529, 4.099, 3.365, 4.085, 3.671, 1.27, 3.672, 2.04, 0.6382, 0.5247, 2.029, 0.5617, 3.203, 3.389, 3.69, 3.451], "yaxis": "y"}, {"customdata": [["atis_536"], ["atis_43"], ["atis_570"], ["atis_660"], ["atis_662"], ["atis_712"], ["atis_504"], ["atis_672"], ["atis_510"], ["atis_83"], ["atis_73"], ["atis_64"], ["atis_536"], ["atis_78"], ["atis_693"], ["atis_5"], ["atis_675"], ["atis_705"], ["atis_663"], ["atis_685"], ["atis_650"], ["atis_604"], ["atis_558"], ["atis_7"], ["atis_9"], ["atis_78"], ["atis_673"], ["atis_668"], ["atis_717"], ["atis_602"], ["atis_592"], ["atis_677"], ["atis_562"], ["atis_66"], ["atis_636"], ["atis_655"], ["atis_619"], ["atis_638"], ["atis_638"], ["atis_433"], ["atis_591"], ["atis_699"], ["atis_519"], ["atis_602"], ["atis_647"], ["atis_708"], ["atis_90"], ["atis_655"], ["atis_69"], ["atis_623"], ["atis_657"], ["atis_688"], ["atis_519"], ["atis_619"], ["atis_565"], ["atis_461"], ["atis_711"], ["atis_553"], ["atis_685"], ["atis_61"], ["atis_555"], ["atis_638"], ["atis_560"], ["atis_618"], ["atis_697"], ["atis_537"], ["atis_606"], ["atis_696"], ["atis_685"], ["atis_529"], ["atis_66"], ["atis_71"], ["atis_594"], ["atis_601"], ["atis_569"], ["atis_660"], ["atis_77"], ["atis_58"], ["atis_713"], ["atis_666"], ["atis_687"], ["atis_695"], ["atis_67"], ["atis_642"], ["atis_648"], ["atis_646"], ["atis_706"], ["atis_70"], ["atis_640"], ["atis_712"], ["atis_706"], ["atis_604"], ["atis_649"], ["atis_629"], ["atis_662"], ["atis_622"], ["atis_556"], ["atis_616"], ["atis_663"], ["atis_530"]], "hovertemplate": "category=syntheticCareHomeNurseNotes<br>x=%{x}<br>y=%{y}<br>doc_id=%{customdata[0]}<extra></extra>", "legendgroup": "syntheticCareHomeNurseNotes", "marker": {"color": "#FF97FF", "line": {"color": "black", "width": 1}, "opacity": 0.8, "size": 8, "symbol": "circle"}, "mode": "markers", "name": "syntheticCareHomeNurseNotes", "orientation": "v", "showlegend": true, "type": "scatter", "x": [2.768, 3.104, 5.116, 2.232, 3.149, 2.704, 2.734, 3.024, 2.587, -1.967, 2.079, 3.501, 2.224, 6.063, 2.943, 3.382, 2.653, 3.085, 4.187, 2.792, 4.386, 3.277, 2.748, 2.87, 3.951, 4.155, 6.8, 4.616, 3.0, 2.858, 4.112, 8.581, 3.685, 2.491, 3.17, 2.793, 3.181, 3.703, 2.995, 0.06882, 2.883, 2.881, 3.901, 1.455, 2.375, 3.257, 2.741, 3.297, 2.772, 6.429, 4.342, 4.389, 4.603, 4.348, 3.164, 2.738, 2.476, 6.247, 3.515, 3.167, 3.932, 4.003, 2.542, 5.158, 2.995, 3.201, 4.893, 4.509, 2.751, 2.958, 7.582, 3.322, 2.772, 4.015, 3.662, 4.51, 2.497, 2.783, 4.306, 3.492, 3.504, 2.339, 3.412, 2.874, 4.878, 8.61, 3.754, 3.402, 2.709, 3.258, 2.806, 2.762, 2.448, 3.078, -1.524, 6.6, 3.599, 3.782, 3.914, 2.543], "xaxis": "x", "y": [-0.3893, -0.4258, 1.869, 1.113, 1.023, 1.202, -0.4057, 0.6579, 0.7816, 0.512, 0.7952, 0.2862, 0.6169, 2.133, 1.604, 0.2974, 0.6445, -0.00796, 1.834, -0.566, 0.9687, -0.4832, -0.4427, -0.4767, 0.4486, 0.7416, 1.967, 1.524, -0.4035, 1.079, 2.331, 1.172, 0.8673, -0.08624, -0.5775, -0.4922, -0.3986, 0.4128, -0.3571, 2.471, -0.2993, -0.2392, 0.5682, 1.724, 1.391, 1.874, 0.6631, -0.4321, -0.4871, 2.013, 1.039, 1.454, 6.544, 0.8673, 1.071, 1.302, 1.506, 2.336, 0.5935, -0.5095, 1.56, 0.6887, -0.579, 1.861, 1.119, 1.859, 1.578, 1.46, 0.8826, -0.5698, 1.825, -0.3408, -0.5904, 0.598, 2.149, 1.418, -0.2489, -0.4632, 2.153, 1.691, -0.145, 0.6023, -0.3116, 0.9225, 1.845, 1.07, 0.4864, -0.3415, 0.5218, -0.3053, -0.4295, 3.582, 0.0463, -0.4803, 0.9536, 1.444, 1.923, 0.5626, 0.5583, -0.3326], "yaxis": "y"}, {"customdata": [["atis_697"], ["atis_605"], ["atis_662"], ["atis_72"], ["atis_77"], ["atis_715"], ["atis_543"], ["atis_74"], ["atis_569"], ["atis_93"], ["atis_89"], ["atis_651"], ["atis_580"], ["atis_93"], ["atis_698"], ["atis_567"], ["atis_695"], ["atis_74"], ["atis_701"], ["atis_7"], ["atis_699"], ["atis_697"], ["atis_660"], ["atis_721"], ["atis_97"], ["atis_94"], ["atis_79"], ["atis_688"], ["atis_81"], ["atis_715"], ["atis_90"], ["atis_716"], ["atis_62"], ["atis_84"], ["atis_681"], ["atis_686"], ["atis_676"], ["atis_66"], ["atis_72"], ["atis_599"], ["atis_635"], ["atis_80"], ["atis_525"], ["atis_98"], ["atis_713"], ["atis_78"], ["atis_99"], ["atis_9"], ["atis_719"], ["atis_82"], ["atis_663"], ["atis_94"], ["atis_603"], ["atis_91"], ["atis_651"], ["atis_620"], ["atis_714"], ["atis_655"], ["atis_703"], ["atis_7"], ["atis_642"], ["atis_89"], ["atis_630"], ["atis_82"], ["atis_7"], ["atis_648"], ["atis_703"], ["atis_700"], ["atis_710"], ["atis_63"], ["atis_666"], ["atis_715"], ["atis_695"], ["atis_704"], ["atis_594"], ["atis_97"], ["atis_85"], ["atis_85"], ["atis_87"], ["atis_73"], ["atis_7"], ["atis_9"], ["atis_97"], ["atis_679"], ["atis_77"], ["atis_719"], ["atis_719"], ["atis_84"], ["atis_684"], ["atis_719"], ["atis_99"], ["atis_700"], ["atis_654"], ["atis_68"], ["atis_94"], ["atis_96"], ["atis_620"], ["atis_681"], ["atis_714"], ["atis_637"]], "hovertemplate": "category=yahoo<br>x=%{x}<br>y=%{y}<br>doc_id=%{customdata[0]}<extra></extra>", "legendgroup": "yahoo", "marker": {"color": "#FECB52", "line": {"color": "black", "width": 1}, "opacity": 0.8, "size": 8, "symbol": "circle"}, "mode": "markers", "name": "yahoo", "orientation": "v", "showlegend": true, "type": "scatter", "x": [1.476, 1.21, 2.12, 3.919, 2.247, 3.986, 2.609, 2.364, 1.058, 2.05, 3.932, 2.317, 3.291, 1.565, 1.373, 1.218, 2.253, 2.117, 2.057, 0.2132, 0.5379, 2.126, 4.118, 1.678, 2.11, 0.4151, 1.575, 3.144, 1.95, -0.5005, 2.597, 2.068, 2.104, 3.894, 0.8569, 1.729, 2.408, 2.059, 1.483, 1.468, 1.22, 1.513, 2.768, 2.133, 2.571, 6.782, 0.4076, 1.52, 1.718, -0.4466, 3.843, 3.097, 2.006, 1.954, 1.797, 2.598, 1.336, 1.535, 0.6504, 1.247, -1.248, 1.949, 1.568, 0.462, 0.007288, 1.728, 1.689, 7.895, 4.502, 0.761, 0.9914, 1.183, -0.5369, 3.655, 2.469, 3.462, 1.304, 3.858, 6.378, 1.176, 4.953, 1.275, 3.948, 2.094, 4.205, 1.551, 3.483, 2.067, 6.23, 2.678, 2.637, 1.082, 2.602, 2.264, 2.51, 2.417, 0.6097, 2.52, 9.234, 2.564], "xaxis": "x", "y": [2.995, 4.07, 1.308, 3.181, 3.182, 3.225, 2.425, 3.707, 2.898, 4.2, 2.384, 3.078, 1.959, 3.705, 1.201, 2.787, 2.689, 3.874, 2.787, 3.044, 3.433, 2.385, 1.734, 1.527, 2.798, 1.091, 2.805, 0.9098, 0.9165, 1.57, 3.613, 3.853, 2.847, 2.498, 2.88, 4.001, 2.695, 2.828, 4.203, 2.96, 2.787, 1.879, 3.493, 2.926, 3.324, 3.051, 1.067, 2.016, 3.859, 2.845, 1.327, 3.247, 2.613, 3.869, 2.246, 3.278, 4.147, 2.481, 1.374, 3.153, 1.802, 4.055, 2.977, 1.132, 3.116, 2.652, 3.702, 1.241, 2.205, 3.58, 3.343, 1.232, 3.428, 2.25, 3.286, 2.828, 1.128, 2.444, 1.513, 2.388, 6.805, 1.693, 1.6, 2.535, 3.187, 3.713, 2.806, 2.83, 2.589, 2.95, 3.596, 3.101, 3.504, 3.976, 3.601, 3.556, 2.889, 3.525, 1.395, 3.656], "yaxis": "y"}], "layout": {"height": 600, "legend": {"title": {"text": "category"}, "tracegroupgap": 0}, "margin": {"t": 60}, "width": 800, "xaxis": {"anchor": "y", "domain": [0, 1], "title": {"text": "x"}}, "yaxis": {"anchor": "x", "domain": [0, 1], "title": {"text": "y"}}}}
